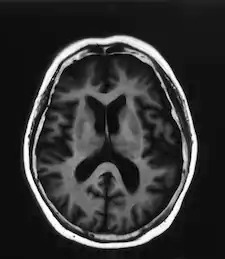
#> input picture Training & Testing/Training/no_tumor/image(326).jpg, 225 x 259 px, found by its file name; its folder holds only this picture in this run
$ jupyter execute --allow-errors 'PROJECT Brain Tumor Classification.ipynb'
#> lines starting #> are read from the running program, lines starting #| are printed output that depends on the picture; long printed decimals are rounded
### Loading Modules

[cell 1]
import numpy as np
import pandas as pd
import matplotlib.pyplot as plt
from sklearn.model_selection import train_test_split
from sklearn.metrics import accuracy_score

### Collecting Data

[cell 2]
import os

path = os.listdir('brain_tumor/Training/')
classes = {'no_tumor':0, 'pituitary_tumor':1}

[cell 3]
import cv2
X = []
Y = []
for cls in classes:
    pth = 'brain_tumor/Training/'+cls
    for j in os.listdir(pth):
        img = cv2.imread(pth+'/'+j, 0)
#> img is the input picture: shape (259, 225); min 0, max 255, mean 50.5
        img = cv2.resize(img, (200,200))
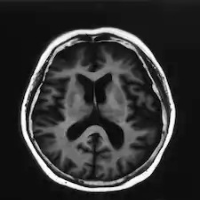
#> img: shape (200, 200); min 1, max 255, mean 50.4
        X.append(img)
        Y.append(classes[cls])
#> pass 2 of the loop `for cls in classes:`:
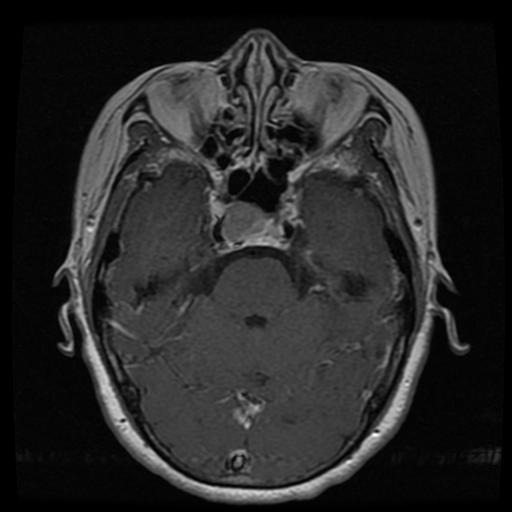
#> input picture Training & Testing/Training/pituitary_tumor/p (17).jpg, 512 x 512 px, found by its file name
#> img is the input picture: shape (512, 512); min 0, max 255, mean 39
#> `img = cv2.resize(img, (200,200))`:
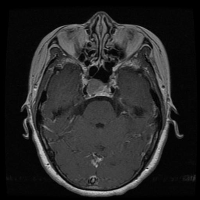
#> img: shape (200, 200); min 0, max 222, mean 38.9

[cell 4]
X = np.array(X)
Y = np.array(Y)

X_updated = X.reshape(len(X), -1)

[cell 5]
np.unique(Y)

[cell 6]
pd.Series(Y).value_counts()

[cell 7]
X.shape, X_updated.shape
#> Out = ((2, 200, 200), (2, 40000))

### Visualizing Data

[cell 8]
plt.imshow(X[0], cmap='gray')

### Preparing Data

[cell 9]
X_updated = X.reshape(len(X), -1)
X_updated.shape
#> Out = (2, 40000)

### Spliting Data

[cell 10]
xtrain, xtest, ytrain, ytest = train_test_split(X_updated, Y, random_state=10,
                                               test_size=.20)
#> ytrain = [1]; ytest = [0]

[cell 11]
xtrain.shape, xtest.shape
#> Out = ((1, 40000), (1, 40000))

### Feature Scaling

[cell 12]
print(xtrain.max(), xtrain.min())
#| 222 0
print(xtest.max(), xtest.min())
#| 255 1
xtrain = xtrain/255
xtest = xtest/255
print(xtrain.max(), xtrain.min())
#| 0.8706 0.0
print(xtest.max(), xtest.min())
#| 1.0 0.003922

### Feature Selection: PCA

[cell 13]
from sklearn.decomposition import PCA

[cell 14]
print(xtrain.shape, xtest.shape)
#| (1, 40000) (1, 40000)
